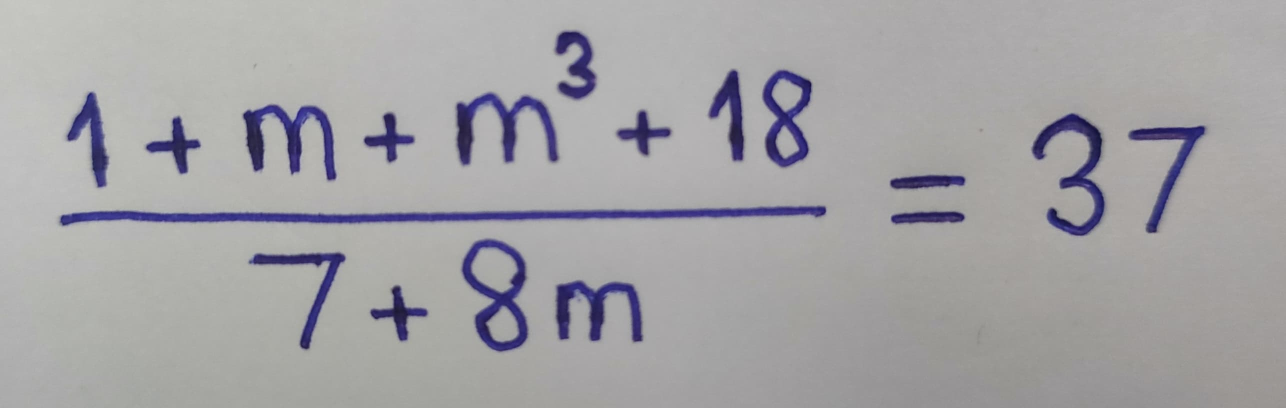
#> input picture Demo Images/num17.jpg, 2572 x 816 px, found by its file name (shown at 1/2 size)
$ jupyter execute --allow-errors expn_infer.ipynb
#> lines starting #> are read from the running program, lines starting #| are printed output that depends on the picture; after the words box and inside, x2 and y2 are one past the last pixel; in counts of white or black regions, pixels touching at a corner belong together
[cell 1]
import torch
import torch.nn as nn
from torchvision import transforms
import numpy as np
import cv2
from resolve_symbols import create_merged_boxes, determine_box_level, merge_dots, sub_or_superscript_level, isolate_symbols_and_square
import matplotlib.patches as patches
import cv2
from tensorflow.keras.models import load_model
import tensorflow as tf
import numpy as np
from tensorflow.keras.preprocessing.image import load_img, img_to_array
import matplotlib.pyplot as plt

def resolve_symbols_on_img(img_file):
    """
    Given an input image file, use opencv's findContours to find the contours related to mathematical symbols,
    and prepare them for model prediction and equation rendering.
    Returns:
        1) A list of square image arrays, ordered by how the symbol should appear in an equation
        2) a 'level list'. Symbols with the same level can be rendered left to right. A new level indicates some change
        3) a 'stack list'. True/false for each symbol depending on whether it's part of a stack or not
        4) a 'script level list'. To determine whether a symbol is a sub/superscript of the previous one. equal script levels means the symbol should be at equal line height
        5) ax of a plot displaying the image
    """
#> called with img_file = 'num17.jpg'
    img = cv2.imread(img_file,cv2.IMREAD_GRAYSCALE)
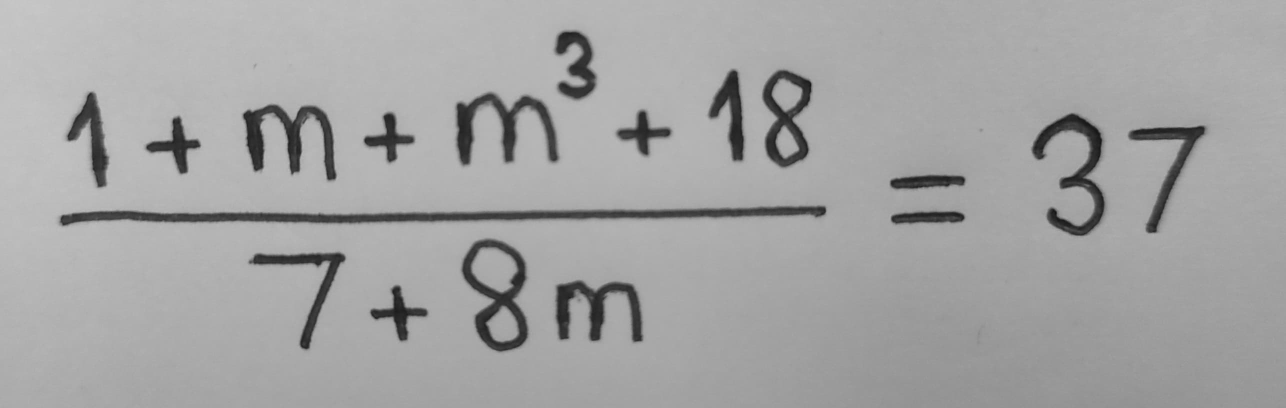
#> img: shape (816, 2572) (shown at 1/2 size); min 18, max 199, mean 163.5
    img_size = img.shape[0] * img.shape[1]
#> img_size = 2098752

    alpha = 1.5  # Contrast
    beta = 50    # Brightness
    img = cv2.convertScaleAbs(img, alpha=alpha, beta=beta)
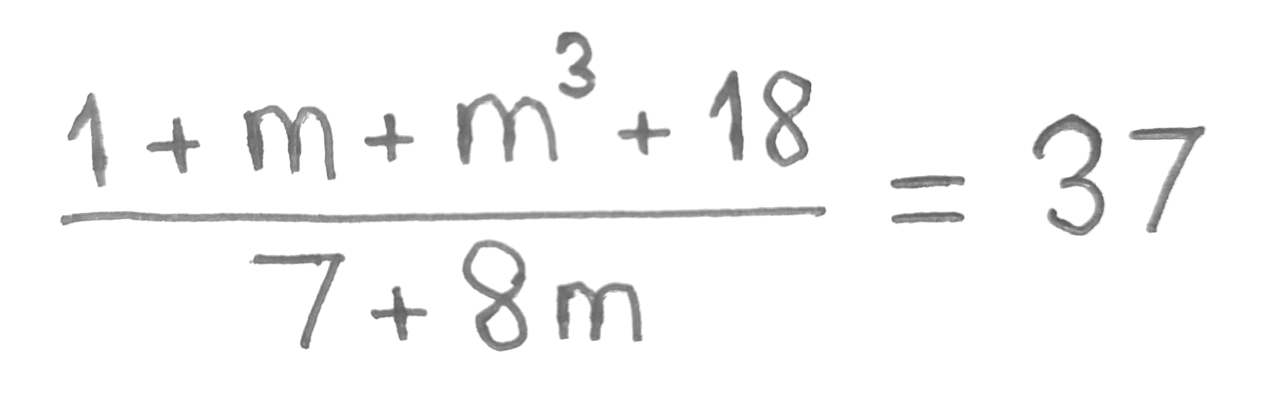
#> img: shape (816, 2572) (shown at 1/2 size); min 77, max 255, mean 247.5
    bw_pixs = len(img[(img == 0) | (img == 255)]) / img_size
#> bw_pixs = 0.924
    if bw_pixs > 0.5:
        ret,thresh=cv2.threshold(img, 230, 255, cv2.THRESH_BINARY)
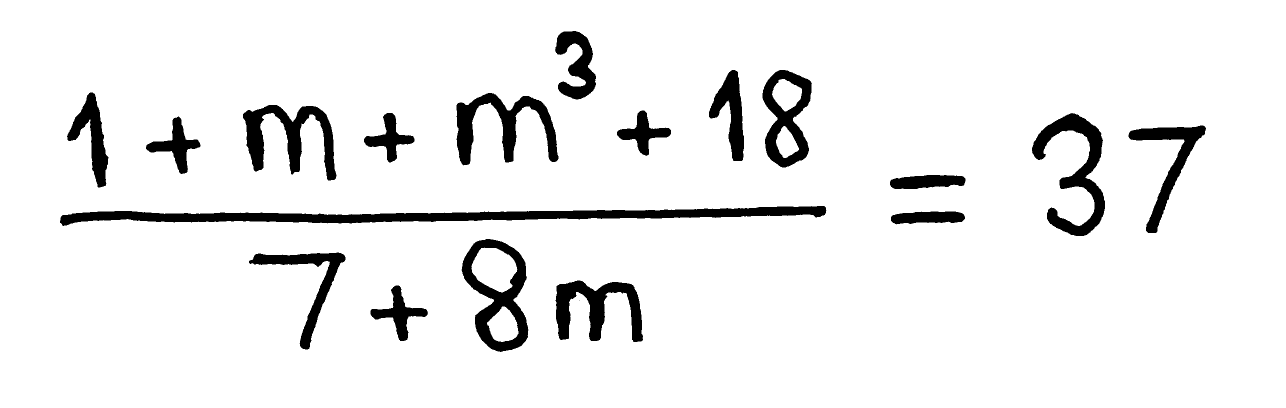
#> thresh: shape (816, 2572) (shown at 1/2 size); 93.1% white; 19 black regions (1 under 20 px)
    else:
        thresh  = cv2.adaptiveThreshold(img,255,cv2.ADAPTIVE_THRESH_GAUSSIAN_C, cv2.THRESH_BINARY,11,2)
        blur = cv2.GaussianBlur(thresh,(13,13),0)
        bt = 140
        ret,thresh=cv2.threshold(blur,bt, 255, cv2.THRESH_BINARY)

    ctrs, ret =cv2.findContours(thresh,cv2.RETR_TREE,cv2.CHAIN_APPROX_SIMPLE)
#> ctrs = 24 contours, 1 with area under 20; largest, box (x1, y1, x2, y2) and area: (0, 0, 2572, 816) 2095365, (119, 411, 1654, 453) 27429, (922, 477, 1058, 705) 20853, (1524, 139, 1625, 336) 13738, (2063, 225, 2211, 473) 12448; ret = 24 rows, first 6: [-1, -1, 1, -1], [2, -1, -1, 0], [3, 1, -1, 0], [4, 2, -1, 0], [5, 3, -1, 0], [8, 4, 6, 0]
    cnt=sorted(ctrs, key=lambda ctr: cv2.boundingRect(ctr)[0] + cv2.boundingRect(ctr)[1])
#> cnt has the same summary as ctrs

    fig, ax = plt.subplots(figsize=(10, 8))

    ax.imshow(img, cmap='gray')

    box_list = []

    ctrs_list = []

    for i,c in enumerate(cnt[1:]):
        x1,y1,x2,y2= cv2.boundingRect(c)

        ctr_ar = cv2.contourArea(c, oriented=True)

        if x2*y2 > 2.4e-4 *img_size and ctr_ar > 0:
            box_list.append([x1, y1, x2+x1, y2+y1])
            ctrs_list.append(c)
#> this loop made 23 passes
#> (x1, y1, x2, y2, ctr_ar) on passes 1 to 12: (133, 184, 85, 192, 6209.5), (291, 232, 111, 117, 4235.5), (119, 411, 1535, 42, 27429), (485, 209, 189, 153, 11471), (727, 225, 103, 101, 3687.5), (497, 504, 195, 196, 7506.5), (912, 185, 206, 147, 11392), (1109, 61, 84, 139, 6182.5), (740, 570, 117, 113, 4136.5), (922, 477, 136, 228, 20853), (943, 495, 92, 90, -5664.5), (1233, 220, 110, 93, 3681)
#> (c, x1, y1, x2, y2, ctr_ar) on pass 18: ([[1158, 600], [1159, 599], [1160, 600], [1159, 601]], 1158, 599, 3, 3, 2)
#> after the loop, box_list = 18 items, first 6: [133, 184, 218, 376], [291, 232, 402, 349], [119, 411, 1654, 453], [485, 209, 674, 362], [727, 225, 830, 326], [497, 504, 692, 700]; ctrs_list = 18 contours; largest, box (x1, y1, x2, y2) and area: (119, 411, 1654, 453) 27429, (922, 477, 1058, 705) 20853, (1524, 139, 1625, 336) 13738, (2063, 225, 2211, 473) 12448, (485, 209, 674, 362) 11471

    box_list, merged_box_list = create_merged_boxes(box_list, img.shape[0])

    tot_boxes = box_list + merged_box_list
    tot_boxes = [list(x) for x in set(tuple(x) for x in tot_boxes)]

    tot_boxes, box_levels, stacked_list = determine_box_level(tot_boxes)

    tot_boxes, stacked_list, box_levels = merge_dots(tot_boxes, stacked_list, box_levels, img.shape[0])

    script_level = 0
    script_level_list = [0]
    for b, box in enumerate(tot_boxes[:-1]):
        script_add, score = sub_or_superscript_level(tot_boxes[b], box_levels[b], tot_boxes[b+1], box_levels[b+1])
        if script_add == -10:
            script_level = 0
        else:
            script_level += script_add
        script_level_list.append(script_level)

    colors = ['r', 'g', 'b', 'g']

    ind_symbols = []
    for i, box in enumerate(tot_boxes):
        x1 = box[0]
        y1 = box[1]
        x2 = box[2] - box[0]
        y2 = box[3] - box[1]

        if stacked_list[i] > 0:
            er = 'b'
        else:
            er = 'r'

        if script_level_list[i] != 0:
            er = 'g'

        rect = patches.Rectangle((x1, y1), x2, y2, linewidth=1, edgecolor=er, facecolor='none')

        ax.add_patch(rect)
        ax.text(x1, y1, str(i))
        ind_symbols.append(thresh[y1:y1+y2,x1:x1+x2])

    ax.plot([], color='b', label='Stacked symbols')
    ax.plot([], color='r', label='Base level symbols')
    ax.plot([], color='g', label='Super/subscripts')

    ind_symbols, extend_list = isolate_symbols_and_square(tot_boxes, box_levels, ind_symbols)
    # [5 lines of commented-out code are left out]

    return ind_symbols, box_levels, stacked_list, script_level_list, extend_list, ax

class MathSymbolCNN(nn.Module):
    # [223 lines left out: functions __init__, forward, predict_latex_expression, not called in this run]

$ run again, with Demo Images/num13.jpg copied over Demo Images/num17.jpg
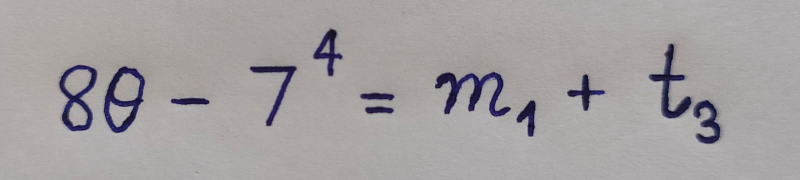
#> input picture Demo Images/num13.jpg, 1600 x 360 px, found by its file name (shown at 1/2 size)
#> in resolve_symbols_on_img, `img = cv2.convertScaleAbs(img, alpha=alpha, beta=beta)`:
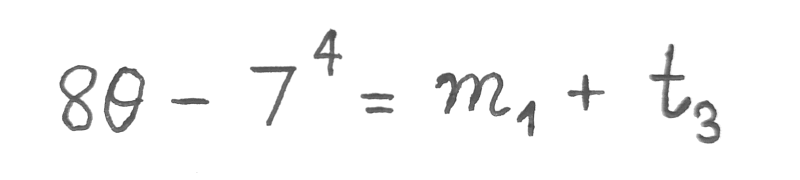
#> img: shape (360, 1600) (shown at 1/2 size); min 50, max 255, mean 248
#> bw_pixs = 0.944
#> in resolve_symbols_on_img, `ret,thresh=cv2.threshold(img, 230, 255, cv2.THRESH_BINARY)`:
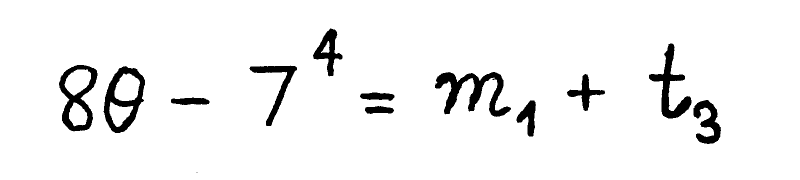
#> thresh: shape (360, 1600) (shown at 1/2 size); 94.9% white; 13 black regions (1 under 20 px)
#> ctrs = 19 contours, 1 with area under 20; largest, box (x1, y1, x2, y2) and area: (0, 0, 1600, 360) 574041, (206, 131, 291, 267) 7962, (117, 129, 196, 264) 7222, (869, 143, 1023, 235) 5497, (1297, 86, 1384, 238) 4045; ret = 19 rows, first 6: [-1, -1, 1, -1], [2, -1, -1, 0], [3, 1, -1, 0], [4, 2, -1, 0], [5, 3, -1, 0], [6, 4, -1, 0]
#> cnt has the same summary as ctrs
#> the loop in resolve_symbols_on_img, `for i,c in enumerate(cnt[1:]):` made 18 passes
#> (x1, y1, x2, y2, ctr_ar) on passes 1 to 8: (117, 129, 79, 135, 7221.5), (129, 139, 53, 52, -1837.5), (206, 131, 85, 136, 7962.5), (138, 205, 37, 48, -1191.5), (229, 147, 51, 55, -2073), (218, 203, 49, 51, -1298), (341, 194, 79, 17, 971.5), (498, 130, 97, 123, 2718.5)
#> after the loop in resolve_symbols_on_img, `for i,c in enumerate(cnt[1:]):`: box_list = 12 items, first 6: [117, 129, 196, 264], [206, 131, 291, 267], [341, 194, 420, 211], [498, 130, 595, 253], [625, 56, 686, 154], [719, 184, 790, 203]; ctrs_list = 12 contours; largest, box (x1, y1, x2, y2) and area: (206, 131, 291, 267) 7962, (117, 129, 196, 264) 7222, (869, 143, 1023, 235) 5497, (1297, 86, 1384, 238) 4045, (498, 130, 595, 253) 2718

$ run again, with Demo Images/num14.jpg copied over Demo Images/num17.jpg
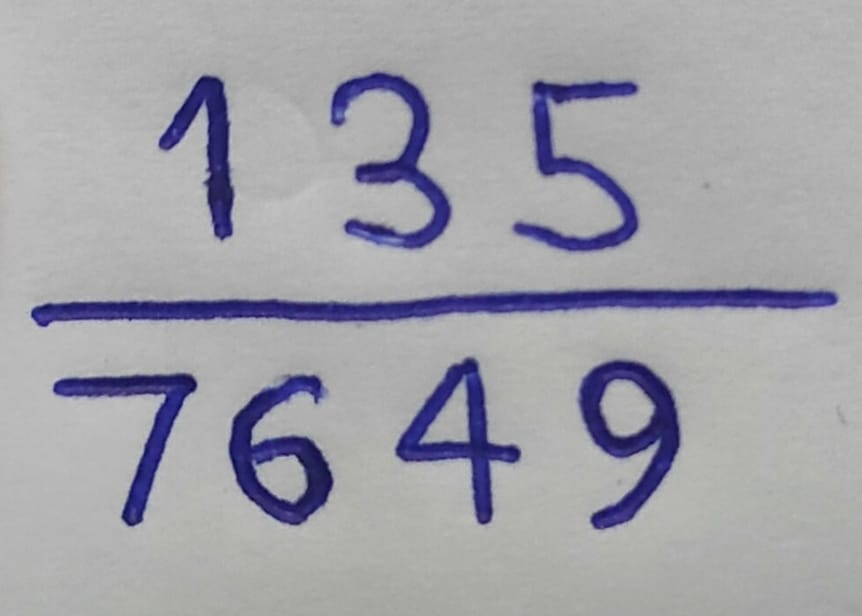
#> input picture Demo Images/num14.jpg, 862 x 616 px, found by its file name
#> in resolve_symbols_on_img, `img = cv2.convertScaleAbs(img, alpha=alpha, beta=beta)`:
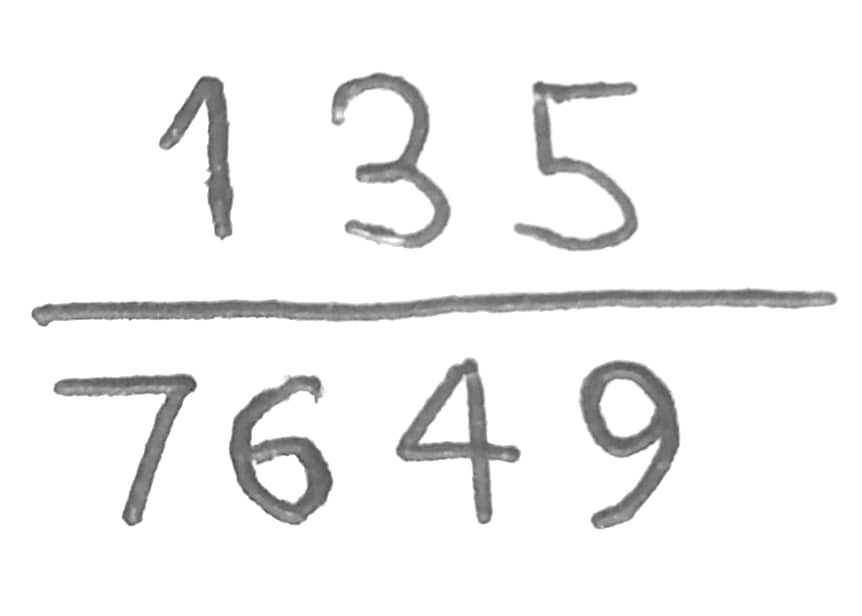
#> img: shape (616, 862); min 70, max 255, mean 241.8
#> bw_pixs = 0.88
#> in resolve_symbols_on_img, `ret,thresh=cv2.threshold(img, 230, 255, cv2.THRESH_BINARY)`:
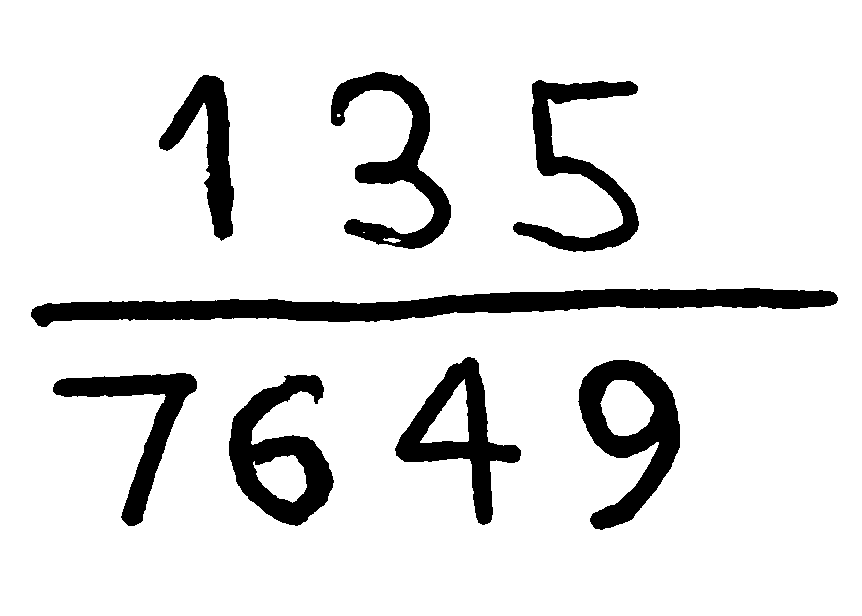
#> thresh: shape (616, 862); 88.8% white; 8 black regions
#> ctrs = 15 contours, 2 with area under 20; largest, box (x1, y1, x2, y2) and area: (0, 0, 862, 616) 529515, (30, 287, 839, 328) 15616, (577, 359, 681, 531) 10117, (228, 374, 335, 527) 9260, (394, 356, 522, 526) 8338; ret = 15 rows, first 6: [-1, -1, 1, -1], [3, -1, 2, 0], [-1, -1, -1, 1], [4, 1, -1, 0], [6, 3, 5, 0], [-1, -1, -1, 4]
#> cnt has the same summary as ctrs
#> the loop in resolve_symbols_on_img, `for i,c in enumerate(cnt[1:]):` made 14 passes
#> (x1, y1, x2, y2, ctr_ar) on passes 1, 2, 3, 4, 5, 6, 8, 9: (158, 74, 77, 168, 4989.5), (30, 287, 809, 41, 15616.5), (330, 71, 122, 179, 7371), (52, 372, 146, 155, 5696.5), (337, 114, 4, 3, -5), (512, 79, 128, 174, 6794), (228, 374, 107, 153, 9259.5), (383, 238, 18, 5, -38)
#> after the loop in resolve_symbols_on_img, `for i,c in enumerate(cnt[1:]):`: box_list = [[158, 74, 235, 242], [30, 287, 839, 328], [330, 71, 452, 250], [52, 372, 198, 527], [512, 79, 640, 253], [228, 374, 335, 527], [394, 356, 522, 526], [577, 359, 681, 531]]; ctrs_list = 8 contours; box (x1, y1, x2, y2) and area: (30, 287, 839, 328) 15616, (577, 359, 681, 531) 10117, (228, 374, 335, 527) 9260, (394, 356, 522, 526) 8338, (330, 71, 452, 250) 7371, (512, 79, 640, 253) 6794, (52, 372, 198, 527) 5696, (158, 74, 235, 242) 4990

$ run again, with Demo Images/num15.jpg copied over Demo Images/num17.jpg
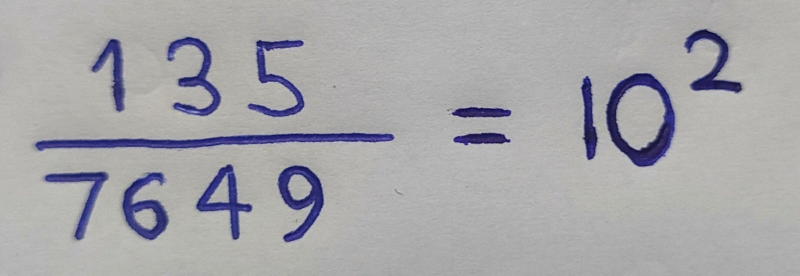
#> input picture Demo Images/num15.jpg, 1599 x 551 px, found by its file name (shown at 1/2 size)
#> in resolve_symbols_on_img, `img = cv2.convertScaleAbs(img, alpha=alpha, beta=beta)`:
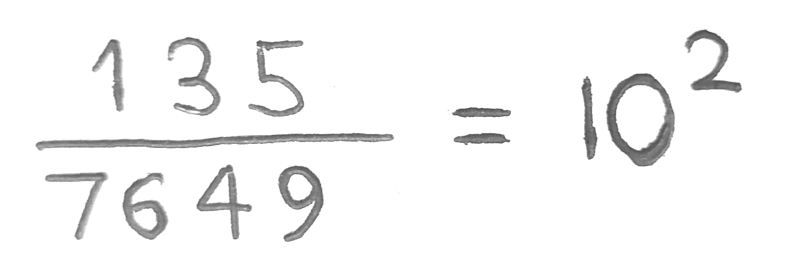
#> img: shape (551, 1599) (shown at 1/2 size); min 60, max 255, mean 245.8
#> bw_pixs = 0.916
#> in resolve_symbols_on_img, `ret,thresh=cv2.threshold(img, 230, 255, cv2.THRESH_BINARY)`:
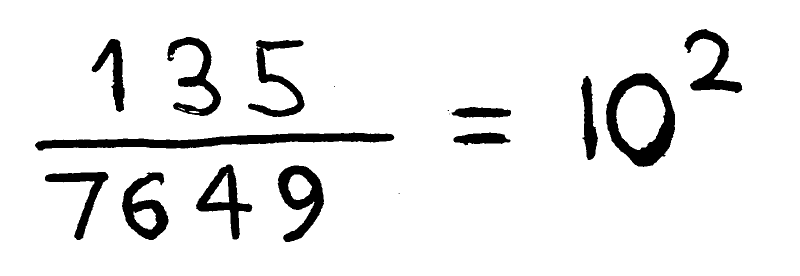
#> thresh: shape (551, 1599) (shown at 1/2 size); 92.1% white; 17 black regions (4 under 20 px)
#> ctrs = 24 contours, 5 with area under 20; largest, box (x1, y1, x2, y2) and area: (0, 0, 1599, 551) 878900, (1211, 145, 1351, 335) 19760, (69, 264, 790, 302) 12560, (1232, 171, 1331, 300) 9269, (554, 330, 649, 485) 8226; ret = 24 rows, first 6: [-1, -1, 1, -1], [2, -1, -1, 0], [4, 1, 3, 0], [-1, -1, -1, 2], [5, 2, -1, 0], [7, 4, 6, 0]
#> cnt has the same summary as ctrs
#> the loop in resolve_symbols_on_img, `for i,c in enumerate(cnt[1:]):` made 23 passes
#> (x1, y1, x2, y2, ctr_ar) on passes 1 to 8: (182, 77, 69, 148, 3841), (69, 264, 721, 38, 12559.5), (333, 73, 110, 160, 5863), (89, 343, 129, 138, 4434.5), (356, 215, 14, 6, -13.5), (495, 79, 115, 156, 5557), (243, 344, 95, 137, 7320.5), (378, 222, 21, 4, -42)
#> after the loop in resolve_symbols_on_img, `for i,c in enumerate(cnt[1:]):`: box_list = 13 items, first 6: [182, 77, 251, 225], [69, 264, 790, 302], [333, 73, 443, 233], [89, 343, 218, 481], [495, 79, 610, 235], [243, 344, 338, 481]; ctrs_list = 13 contours; largest, box (x1, y1, x2, y2) and area: (1211, 145, 1351, 335) 19760, (69, 264, 790, 302) 12560, (554, 330, 649, 485) 8226, (243, 344, 338, 481) 7320, (391, 328, 506, 480) 6727
